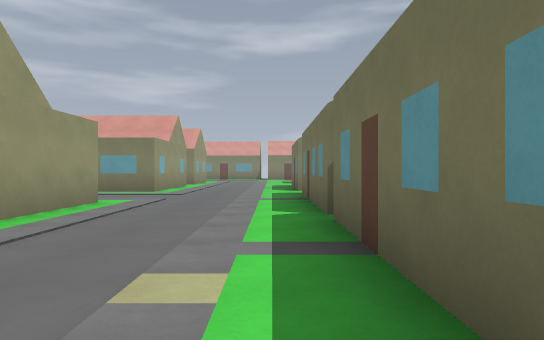
view 1 (above)

24 first-person views from a walk through a level from a Godot 3-D game. The camera is 1.2 m above the floor, looks level and sees 70° across. The floor is counted in squares, 2 m on a side. Each view is taken from the middle of a square. On the plan, view 1 faces up. The plan holds only what a view shows up to about 11 squares ahead; the rest is blank. The place goes on beyond the plan. Characters and animated objects are left out.

view 2
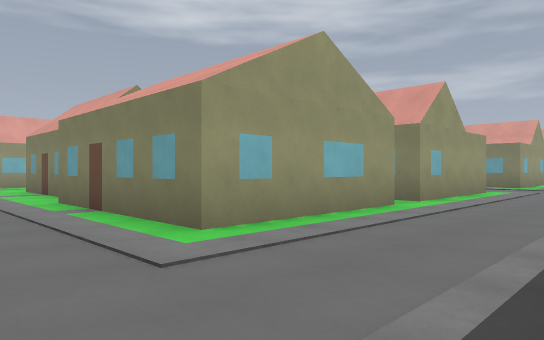

view 3
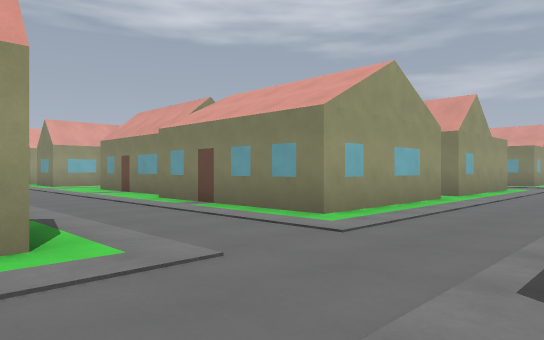

view 4
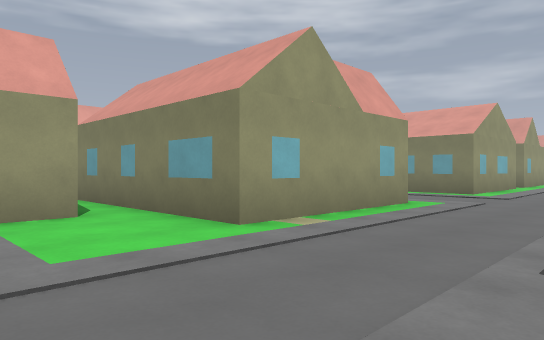

view 5
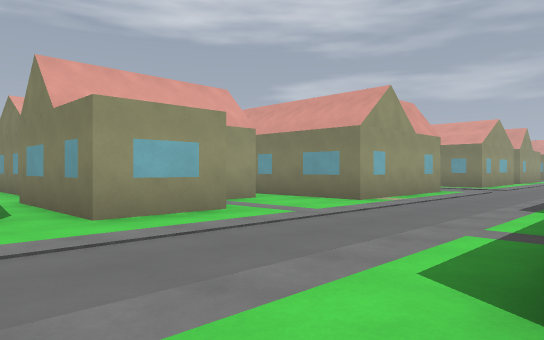

view 6
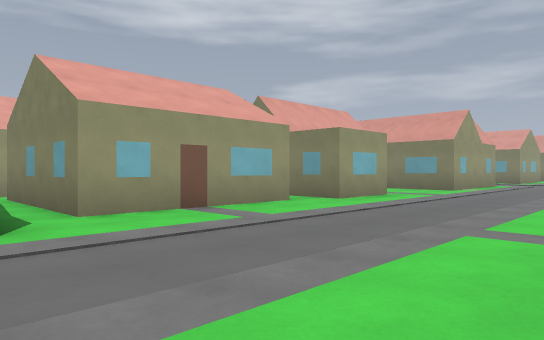

view 7
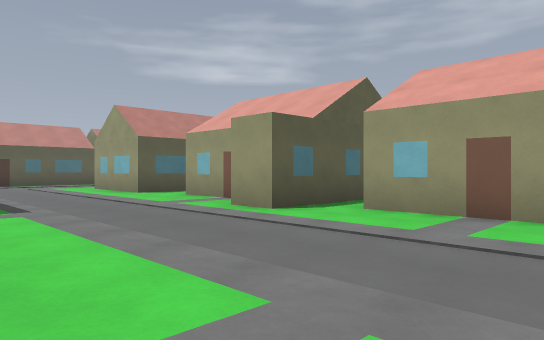

view 8
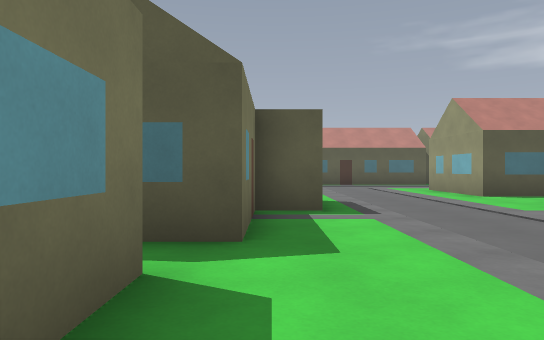

view 9
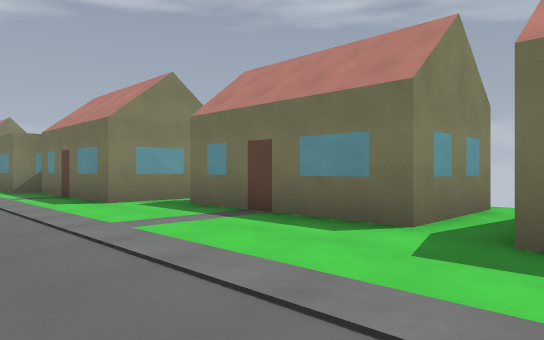

view 10
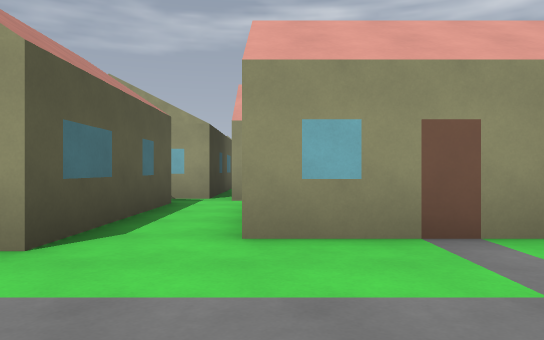

view 11
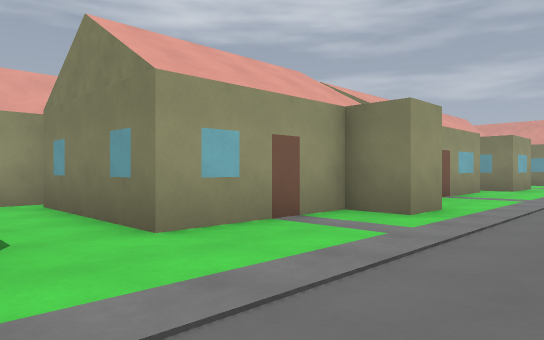

view 12
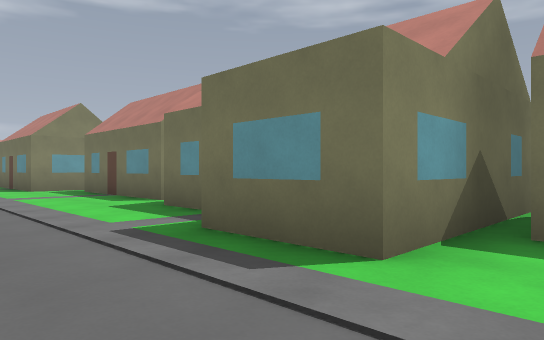

view 13
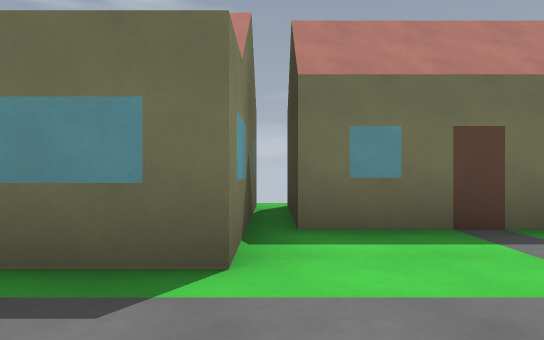

view 14
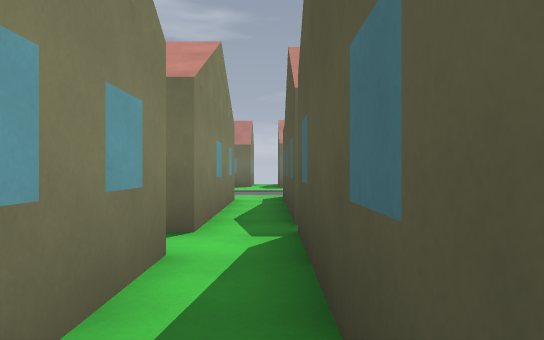

view 15
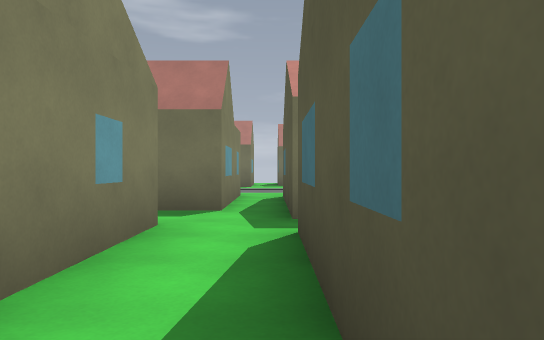

view 16
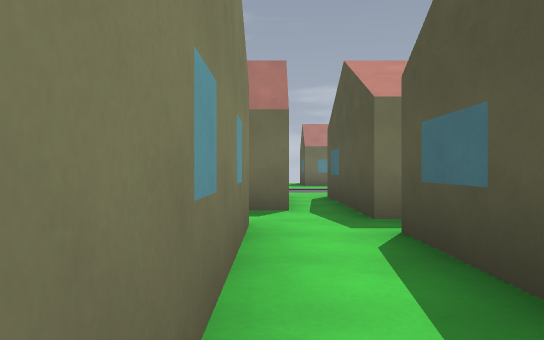

view 17
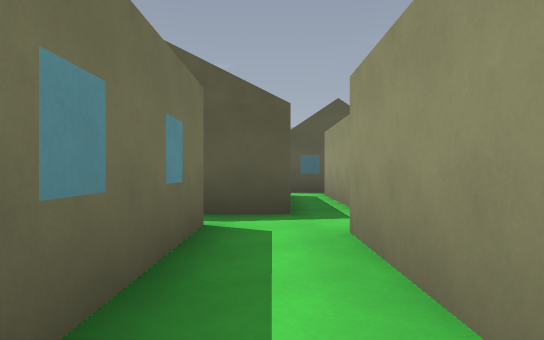

view 18
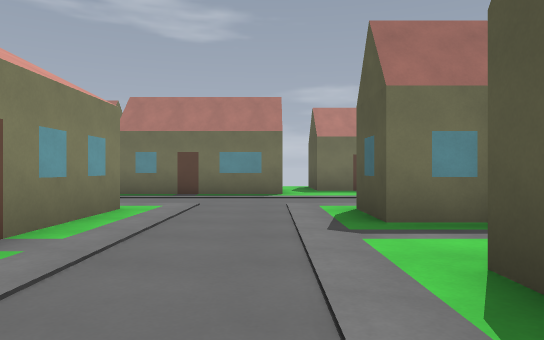

view 19
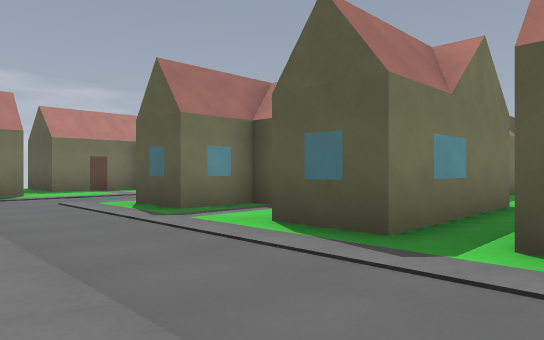

view 20
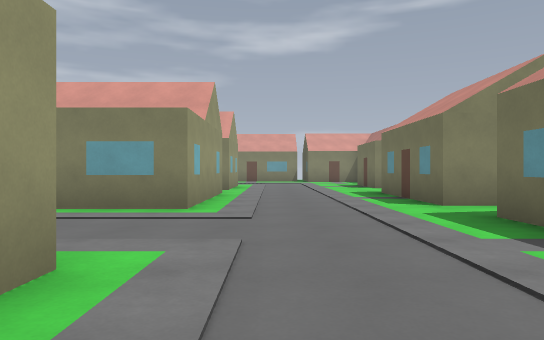

view 21
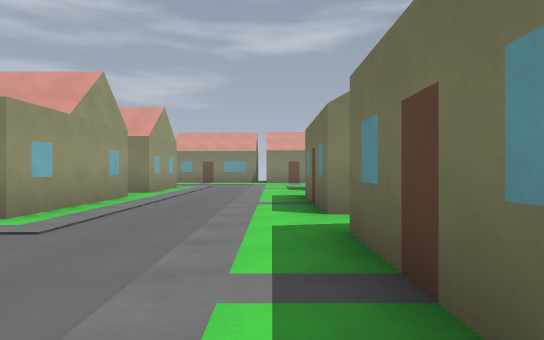

view 22
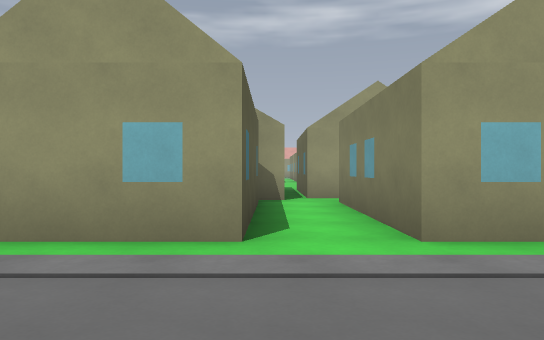

view 23
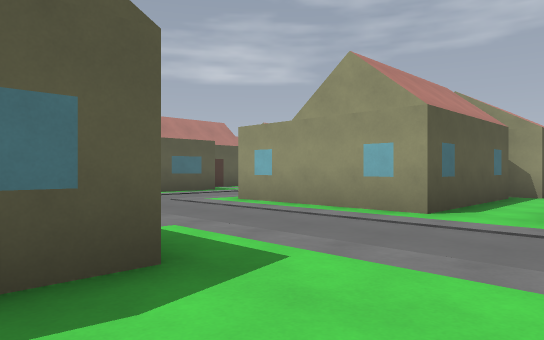

view 24
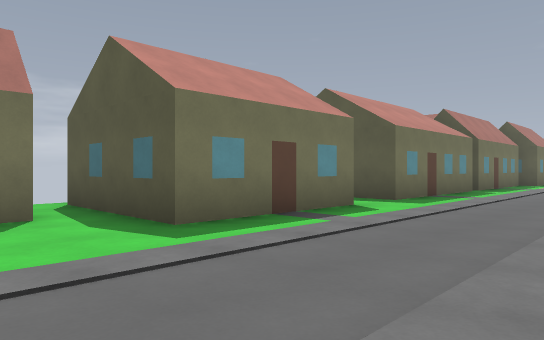

### Floor plan
Points are (right, up) in squares from view 1. A wall is a line through its corners. A room is listed if a view was taken in it or the views show most of it. See-through windows are left out.
Room 1 (views 1, 2, 3, 4, 5, 6, 7, 8, 9, 10, 11, 12, 13, 15, 16, 18, 19, 20, 21, 22, 23, 24)
walls: (-8.3, -7.5) (-8.3, -5.3) (-6.8, -5.3); (-8.6, -1.2) (-12.3, -1.2); (-5.2, -6.8) (-4.8, -6.8) (-4.8, -5.3) (-3.2, -5.3) (-3.2, -9.2) (-8.3, -9.2); (-5.2, -10.2) (-5.2, -11.1); (-8.8, -13.8) (-12.8, -13.8); (-3.7, -12.1) (-3.7, -14.2) (-7.3, -14.2); (-3.2, 2.2) (-3.2, -1.7) (-7.8, -1.7); (0.3, -4.4) (0.3, -0.4); (-8.4, -15.3) (-4.2, -15.3) (-4.2, -19.3) (-8.3, -19.3) (-8.3, -18.9); (-12.8, -15.3) (-9.2, -15.3); (-9.3, -16.2) (-9.3, -19.3); (0.3, -9.8) (0.3, -8.2); (1.8, -6.4) (1.8, -5.3); (0.8, 1) (0.8, 4.8); (-3.9, 7.3) (-3.2, 7.3) (-3.2, 3.3) (-3.9, 3.3); (0.8, -14.2) (0.8, -10.2); (0.8, 5.2) (0.8, 9.7) (1.8, 9.7); (-7.6, -20.3) (-3.2, -20.3) (-3.2, -21.2) (-4.2, -21.2) (-4.2, -24.2) (-7.8, -24.2); (-7.2, 14.8) (-3.2, 14.8) (-3.2, 10.8) (-5.2, 10.8); (1.6, 11.3) (0.8, 11.3) (0.8, 14.8) (4.2, 14.8); (4.2, -19.3) (1.8, -19.3) (1.8, -15.2); (-7.8, 15.4) (-7.8, 14.6); (-7.8, -25.7) (-3.7, -25.7) (-3.7, -28); (-8.2, 16.5) (-8.2, 15.8); (-3.2, 17.4) (-3.2, 16.3) (-7.2, 16.3); (4.2, -24.8) (0.3, -24.8) (0.3, -22.7) (1.3, -22.7) (1.3, -20.3) (2.1, -20.3); (1.8, -27.6) (1.8, -25.2) (4.1, -25.2)
ways out: opening at (-9, -19) to room 2; opening at (-8, -14) to room 3; opening at (-6.5, -10) to room 3; opening at (-9, -7); opening at (-8, -2); opening at (-7, -25); opening at (-7, -20); opening at (1, -10); opening at (2, -5); opening at (2.5, -15)
Room 2 (view 14)
walls: (-11.8, -20.3) (-8.3, -20.3); (-9.3, -19.3) (-11, -19.3)
ways out: opening at (-9, -19) to room 1; opening at (-8, -20)
Room 3 (view 17)
walls: (-8.8, -11) (-8.8, -13.8); (-7.3, -14.2) (-7.3, -11)
ways out: opening at (-8, -14) to room 1; opening at (-6.5, -10) to room 1; opening at (-8, -10)

Where each view was taken, in squares from view 1:
view 1: 0 up, 0 right, facing up
view 2: 4 down, 0 right, facing up-left
view 3: 6 down, 0 right, facing up-left
view 4: 12 down, 0 right, facing up-left
view 5: 16 down, 1 right, facing up-left
view 6: 21 down, 1 right, facing up-left
view 7: 16 down, 1 right, facing down-left
view 8: 17 down, 1 right, facing down
view 9: 21 down, 2 left, facing up-right
view 10: 24 down, 1 left, facing left
view 11: 26 down, 1 left, facing up-left
view 12: 26 down, 2 left, facing up-right
view 13: 25 down, 2 left, facing right
view 14: 20 down, 12 left, facing right
view 15: 15 down, 13 left, facing right
view 16: 14 down, 13 left, facing right
view 17: 10 down, 8 left, facing down
view 18: 4 down, 9 left, facing right
view 19: 2 down, 10 left, facing down-right
view 20: 5 up, 2 left, facing up
view 21: 6 up, 0 right, facing up
view 22: 15 up, 0 right, facing left
view 23: 17 up, 2 right, facing down-left
view 24: 17 up, 3 left, facing down-right
